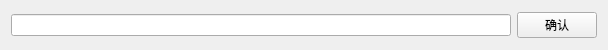
<?xml version="1.0" encoding="UTF-8"?>
<ui version="4.0">
 <class>WebBrowserToolbar</class>
 <widget class="QWidget" name="WebBrowserToolbar">
  <property name="geometry">
   <rect>
    <x>0</x>
    <y>0</y>
    <width>599</width>
    <height>50</height>
   </rect>
  </property>
  <property name="maximumSize">
   <size>
    <width>16777215</width>
    <height>50</height>
   </size>
  </property>
  <property name="windowTitle">
   <string>Form</string>
  </property>
  <layout class="QHBoxLayout" name="horizontalLayout">
   <item>
    <widget class="QLineEdit" name="browseEdit">
     <property name="minimumSize">
      <size>
       <width>500</width>
       <height>0</height>
      </size>
     </property>
     <property name="maximumSize">
      <size>
       <width>16777215</width>
       <height>16777215</height>
      </size>
     </property>
    </widget>
   </item>
   <item>
    <widget class="QPushButton" name="browseButton">
     <property name="maximumSize">
      <size>
       <width>16777215</width>
       <height>16777215</height>
      </size>
     </property>
     <property name="text">
      <string>确认</string>
     </property>
    </widget>
   </item>
  </layout>
 </widget>
 <resources/>
 <connections/>
</ui>
